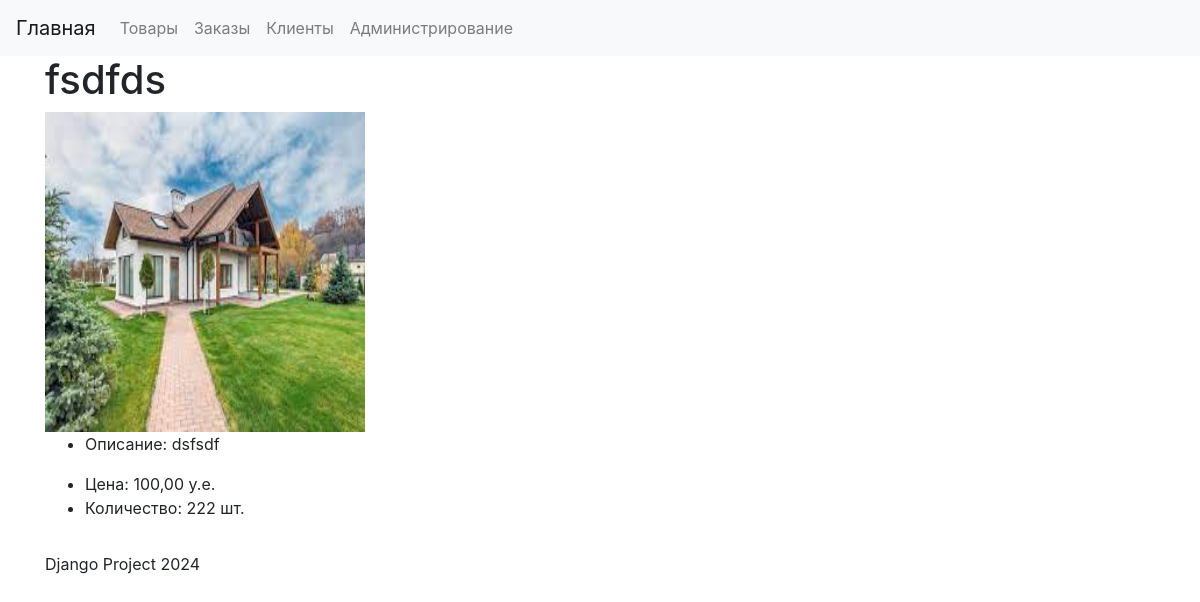
Screenshot of /products/2/ with the database file from the repository.
### product/models.py (models this page shows, shortened)
class Product(models.Model):
    name = models.CharField(max_length=255, verbose_name='Название')
    description = models.TextField(verbose_name='Описание')
    price = models.DecimalField(max_digits=10, decimal_places=2, verbose_name='Цена')
    quantity = models.IntegerField(verbose_name='Количество')
    added_date = models.DateField(auto_now_add=True, verbose_name='Дата добавления')
    image = models.ImageField(upload_to='media/images', default='default_image.png', blank=True, verbose_name='Изображение')
    class Meta:
        verbose_name = 'Товар'
        verbose_name_plural = 'Товары'

### product/views.py (the view)
# urls.py: path('<int:product_id>/', fetch_product, name='product_view'),
def fetch_product(request, product_id):
    product = get_object_or_404(Product, pk=product_id)
    return render(request, 'products/product_detail.html', {'product': product})

### product/templates/products/product_detail.html (shortened to what this page needs)
{% extends 'base.html' %}
{% block content %}
    <h1>{{ product.name }}</h1>
        {% if product.image %}
            <img src="{{ product.image.url }}" alt="{{ product.name }}" width="320" height="320">
        {% else %}
            <p></p>
        {% endif %}
        <ul>
            <li><p>Описание: {{ product.description }}</p></li>
            <li>Цена: {{ product.price }} у.е.</li>
            <li>Количество: {{ product.quantity }} шт.</li>
        </ul>
{% endblock %}

### rows the page displays
Product: name "fsdfds", image (picture), description "dsfsdf", price "100,00", quantity "222"
